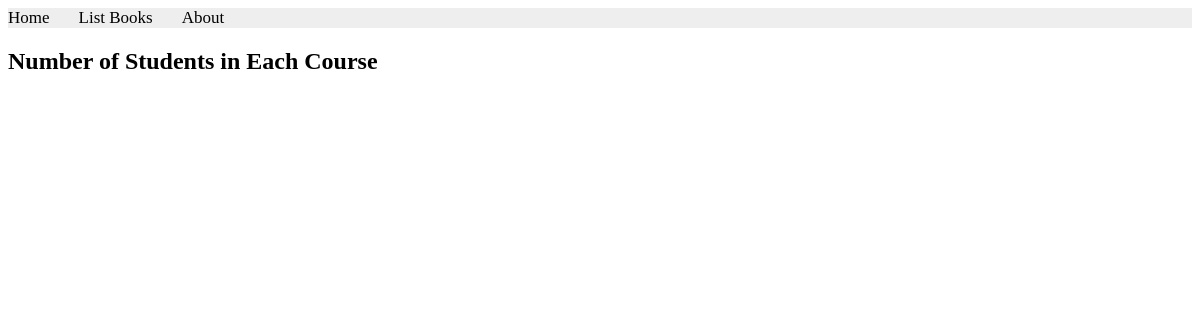
The app's page /books/lab9/task2, older data.
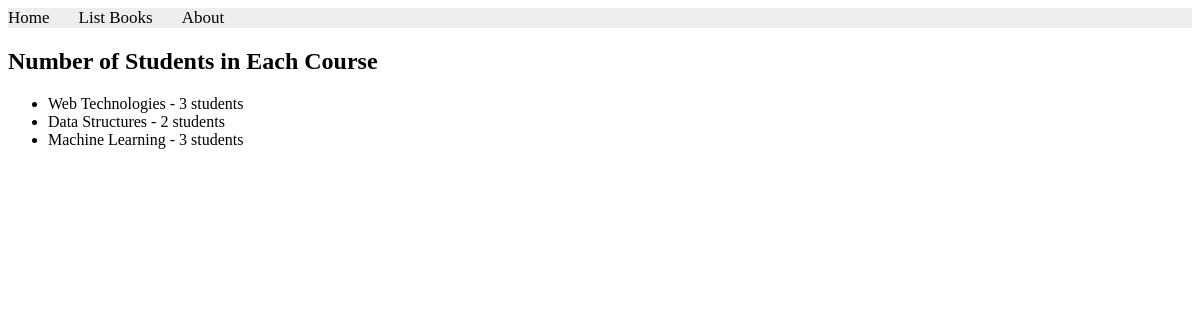
The same page, newer data.
### apps/bookmodule/models.py (models this page shows)
class course(models.Model):
    title = models.CharField(max_length=100)
    code = models.IntegerField()

### apps/bookmodule/views.py (the view)
# urls.py: path('lab9/task2', views.number_of_students_course, name='l9t2'),
def number_of_students_course(request):
    num_of_students = course.objects.annotate(num_students=Count('student2'))
    return render(request, 'bookmodule/l9t2.html', {'number_of_students': num_of_students})

### apps/templates/bookmodule/l9t2.html (shortened to what this page needs)
{% extends "layouts/base.html" %}
{% load static %}
{% block content %}
<h2>Number of Students in Each Course</h2>
<ul>
  {% for course in number_of_students %}
    <li>{{ course.title }} - {{ course.num_students }} students</li>
  {% endfor %}
</ul>
{% endblock content %}

Row changes from the older to the newer data that the page shows:
added course: title "Web Technologies", num_students "3"
added course: title "Data Structures", num_students "2"
added course: title "Machine Learning", num_students "3"
